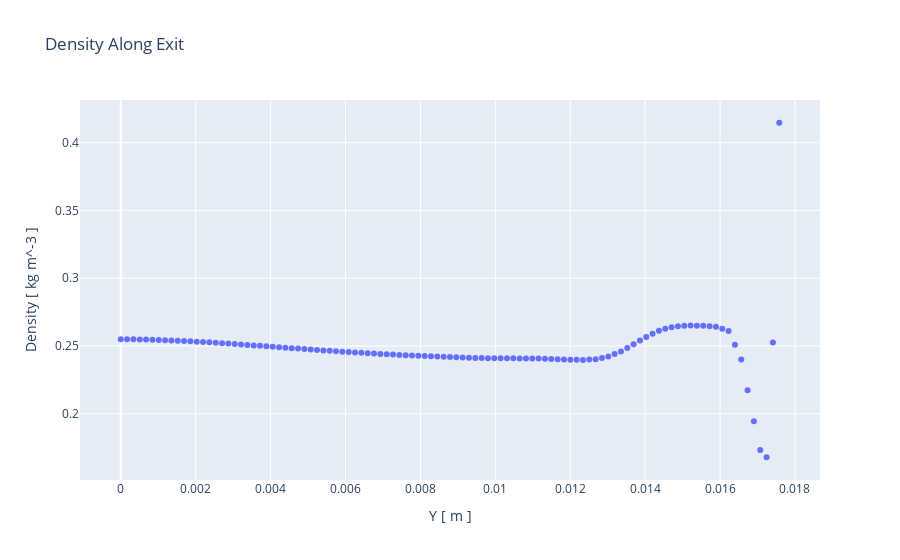

This figure's notebook cell:
### Markdown cell above
# Thrust Calculation
I will be calculating the thrust from a rocket nozzle given the exit conditions of the CFD simulation. All units are in SI.

### Code cell
import pandas as pd
import numpy as np
import plotly.express as px

# Importing the data and plotting
rho = pd.read_csv("Optimized Nozzle Exit Data/ExitDensity.csv")
vel = pd.read_csv("Optimized Nozzle Exit Data/ExitVelocity.csv")
pre = pd.read_csv("Optimized Nozzle Exit Data/ExitPressure.csv")

# Density plot
px.scatter(rho, x='Y [ m ]', y='Density [ kg m^-3 ]', 
           title="Density Along Exit")
